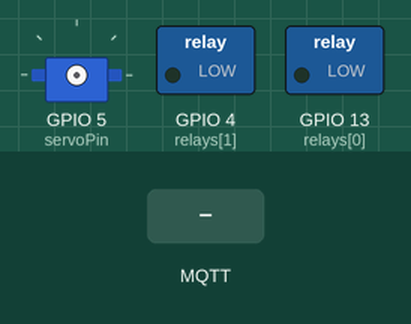
Recording of a sketch running on a simulated ESP32. On the bench: servo, switched loads named in the sketch (green lamp = pin HIGH). The test bench sets the inputs (shaded band). WiFi joins after 1.5 s; servers stay silent unless stated; no MQTT or app messages arrive unless stated; servo pulses on a pin are drawn as a servo (544–2400 µs = 0–180°); what the sketch prints to the serial monitor is not drawn.

Above: at 3.9 s.
4.0 s: MQTT message "0" arrives on the second subscribed topic
6.0 s: MQTT message "1" arrives on the second subscribed topic
At 7.1 s:
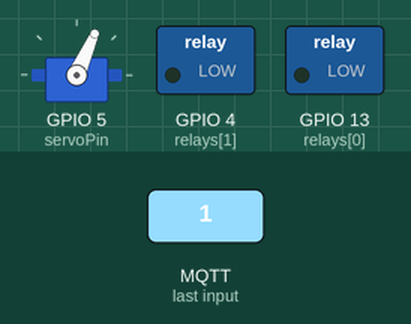
7.5 s: MQTT message "1" arrives on the first subscribed topic
At 8.2 s:
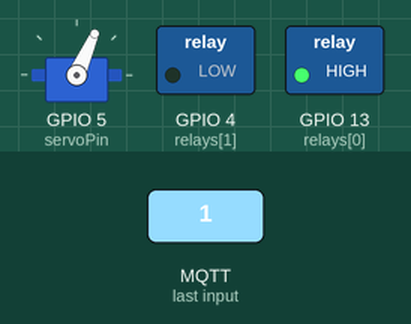
9.0 s: MQTT message "0" arrives on the second subscribed topic
At 9.3 s:
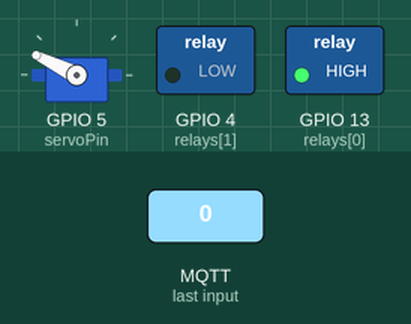
10.5 s: MQTT message "0" arrives on the first subscribed topic
At 11.7 s:
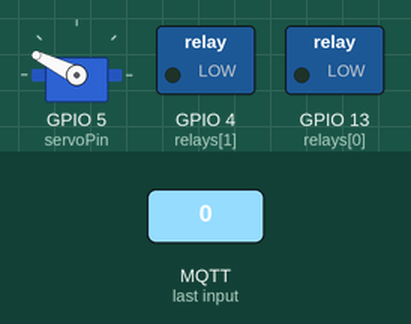
Timing chart, 0 to 13.0 s (numbered marks = the images above; inputs shaded):
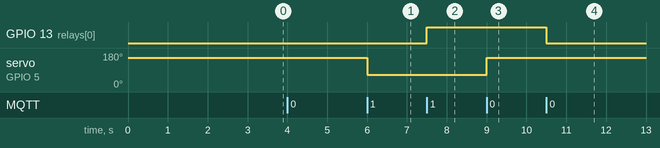

Measured:
- after the input at 6.0 s, servo on GPIO 5 (servoPin): 154° → 66° at once
- after the input at 7.5 s, GPIO 13 (relays[0]): LOW → HIGH at once
- after the input at 9.0 s, servo on GPIO 5 (servoPin): 66° → 154° at once
- after the input at 10.5 s, GPIO 13 (relays[0]): HIGH → LOW at once

The sketch:

ESP32WifiMqttBATHROOM.ino
```cpp
/*
@author Robert DeGrandis
@version 1.0.1

This arduino sketch is dedicated for my apartments bathroom's devices.  It controls the
relays that control the shower and the servo that controls the lights.

To use for your own, change the wifi, mqtt, subscription topics, and publish topics respectively.

@TODO add and calibrate GALLONS USED.  Needs hardcoded volume per second value and a timer
      on start and stop callbacks.  Also must publish result on stop and use websockets
      to update homepage
*/

#include <WiFi.h>
#include <PubSubClient.h>

#define ssid "Airwave-03-103B"
#define password ""

#define mqttBroker "172.16.120.194"
#define subTopic "apartment/shower"
#define subTopic2 "apartment/bathroomLight"
#define pubTopic ""

WiFiClient wifiClient;
PubSubClient client(wifiClient);

//int array for servo pins to be easily interfaced.
static int relays[] = {13, 4, 2, 3};

//int for servo data pin
static int servoPin = 5;

/**
 * Turns relay at param pin on.
 *
 * @param pin is the pin to be turned on.
 */
void relayOn(int pin) {
  digitalWrite(relays[pin], HIGH);
}

/**
 * Turns relay at param pin off.
 *
 * @param pin is the pin to be turned off.
 */
void relayOff(int pin) {
  digitalWrite(relays[pin], LOW);
}

/**
 * Connects to WiFi and prints out local IP + MAC address
 */
void connectWifi()
{
  delay(200);
  Serial.print("Connecting to ");
  Serial.println(ssid);

  WiFi.begin(ssid, password);

  while(WiFi.status() != WL_CONNECTED) {
    delay(150);
    Serial.print(".");
  }

  Serial.println();
  Serial.println("WiFi: Connected");
  Serial.print("IP address: ");
  Serial.println(WiFi.localIP());
  Serial.print("MAC address: ");
  Serial.println(WiFi.macAddress());
}

/*
 * Callback function that gets called when subscribed topic gets
 * a message published to it.  Can handle multiple topics with
 * added conditionals.
 *
 * @topic the topic that published the message
 * @payload the message
 * @length the length of the message
 */
void callback(char* topic, byte* payload, unsigned int length)
{

  String callTopic = "";
  int i = 0;
  while((char)topic[i] != 0) {
    callTopic += (char)topic[i];
    i++;
  }

  if (callTopic.equals(subTopic)) {
    if((char)payload[0] == '0') {
      relayOff(0);
    } else if ((char)payload[0] == '1'){
      relayOn(0);
    }
  }

  if (callTopic.equals(subTopic2)) {
    if((char)payload[0] == '0') {
      off();
      Serial.println("Off function Called.");
    } else if ((char)payload[0] == '1'){
      Serial.println("On function Called.");
      on();
    }
  }
}

/**
 * Moves servo into on position for mount in flipped position. (non standard)
 */
void on() {
  ledcAttachPin(servoPin, 5);
  ledcWrite(servoPin, 4000);
  delay(500);
  ledcDetachPin(servoPin);
}

/**
 * Moves servo into off position for mount in flipped position. (non standard)
 */
void off() {
  ledcAttachPin(servoPin, 5);
  ledcWrite(servoPin, 7000);
  delay(500);
  ledcDetachPin(servoPin);
}

/*
 * First function to run.
 */
void setup()
{
  Serial.begin(115200);
  connectWifi();
  delay(1000);
  client.setServer(mqttBroker, 1883);
  client.setCallback(callback);

  if(client.connected()) {
    Serial.println("MQTT: Connected");
  }

  pinMode(relays[0], OUTPUT);
  pinMode(relays[1], OUTPUT);
  digitalWrite(relays[0], LOW);
  digitalWrite(relays[1], LOW);

  pinMode(servoPin, OUTPUT);
  ledcSetup(servoPin, 50, 16);
}

/**
 * This function is called when the loop methond sees there is no
 * MQTT connection.  This function attempts to reconnect.  If it can
 * not, it disconnects from wifi, connects again, and attempts to connect to
 * the MQTT server again, once wifi is established.
 */
void reconnect()
{
  while (!client.connected()) {
    Serial.print("Attempting MQTT connection...");
    if (client.connect("ESP32")) {
      Serial.println("connected");
      client.subscribe(subTopic);
      client.subscribe(subTopic2);
    } else {
      Serial.print("failed, rc=");
      Serial.print(client.state());
      Serial.println(", resetting wif connection.");

      delay(500);
      WiFi.disconnect();
      Serial.println("Disconnected from WiFi");
      delay(1000);
      connectWifi();
      Serial.println("Wifi Reconnected!  Trying MQTT Connection again.");
      delay(5000);
    }
  }
}

/**
 * This function is called repeatedly.  It calls the client's loop function (required)
 * and handles the connection state if something happens in the network.
 */
void loop()
{
  if(!client.connected()) {
    reconnect();
  }
  client.loop();
}
```
